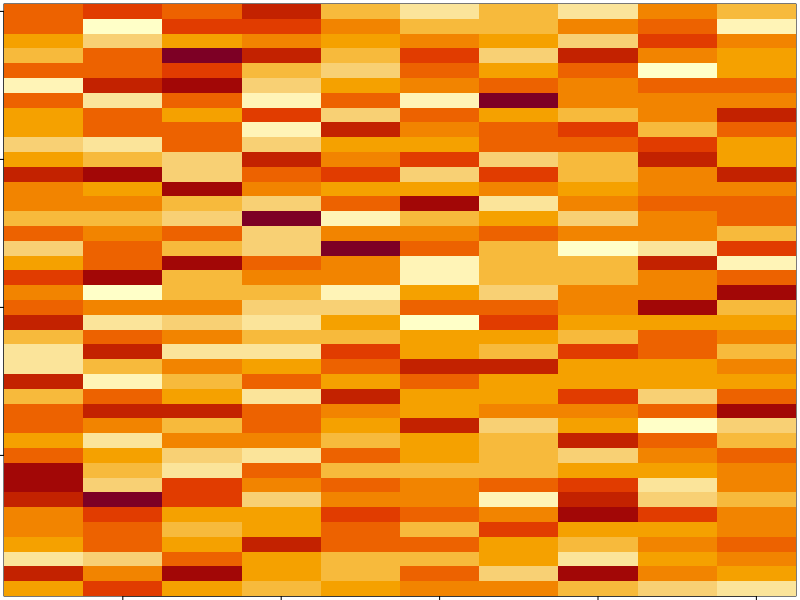
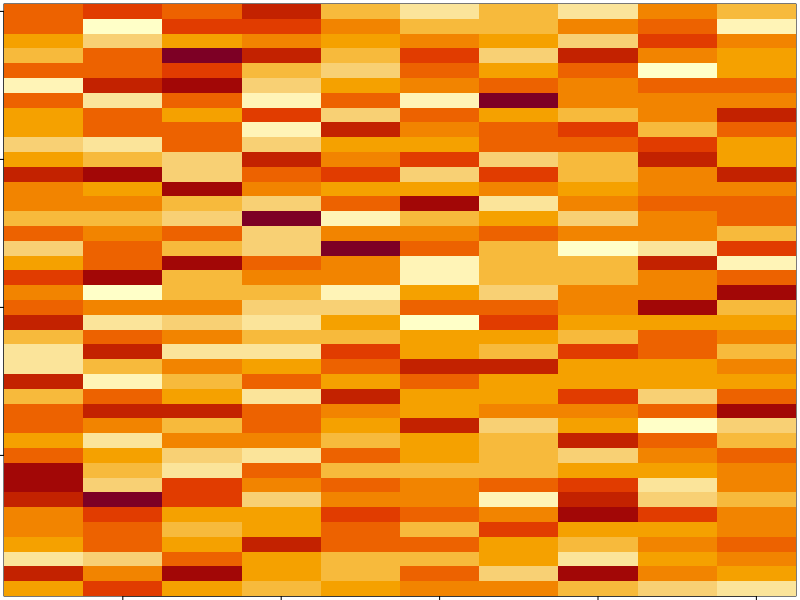
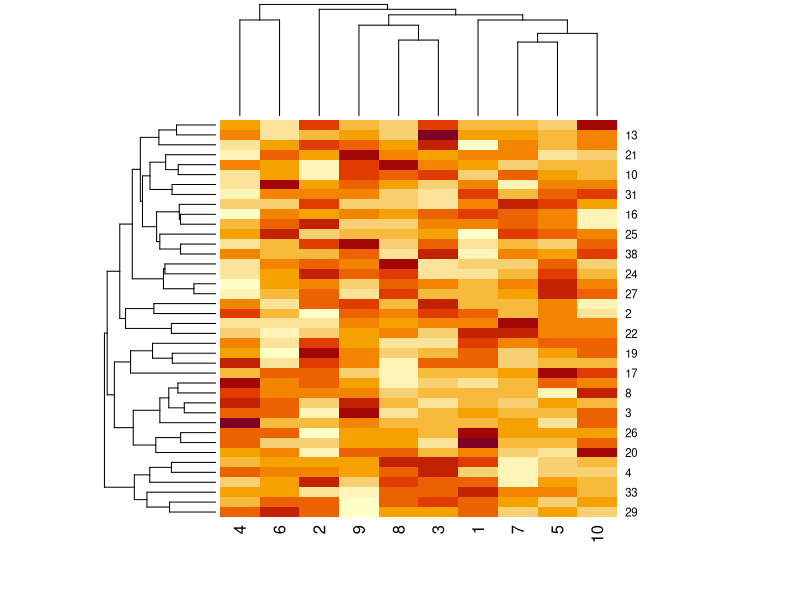
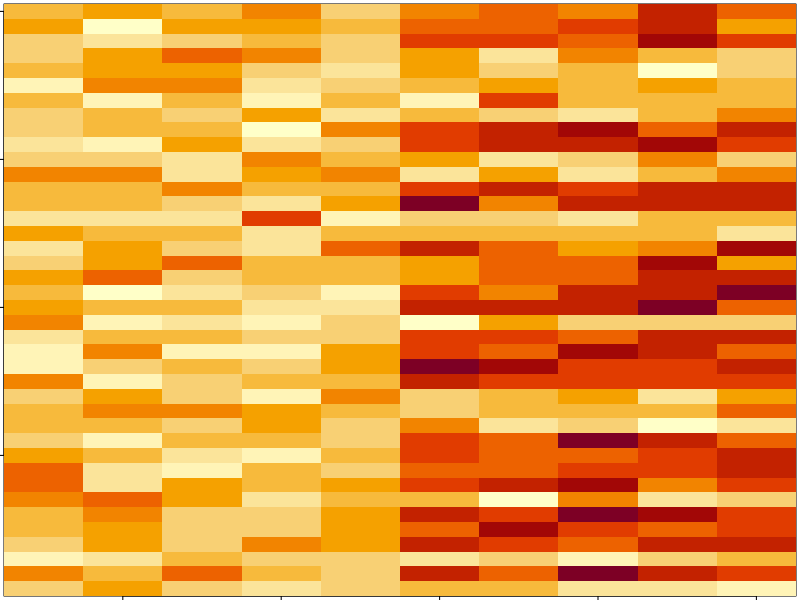
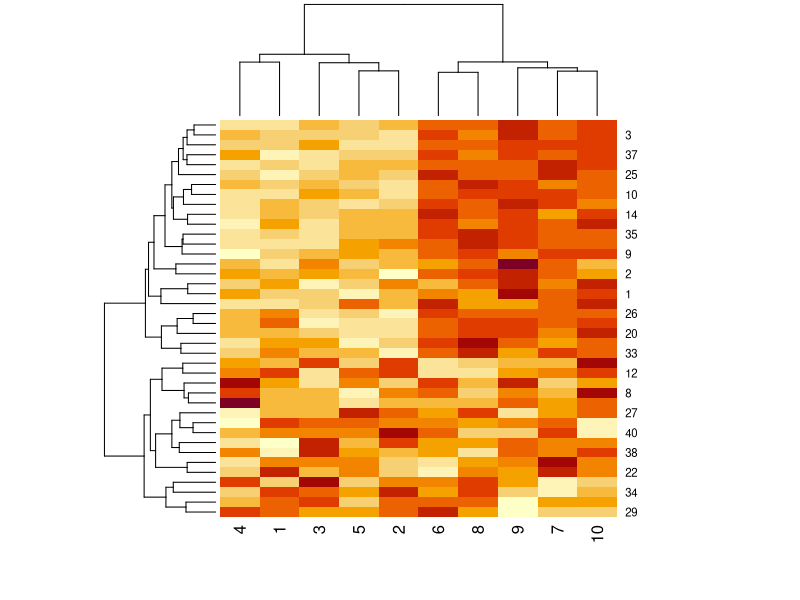
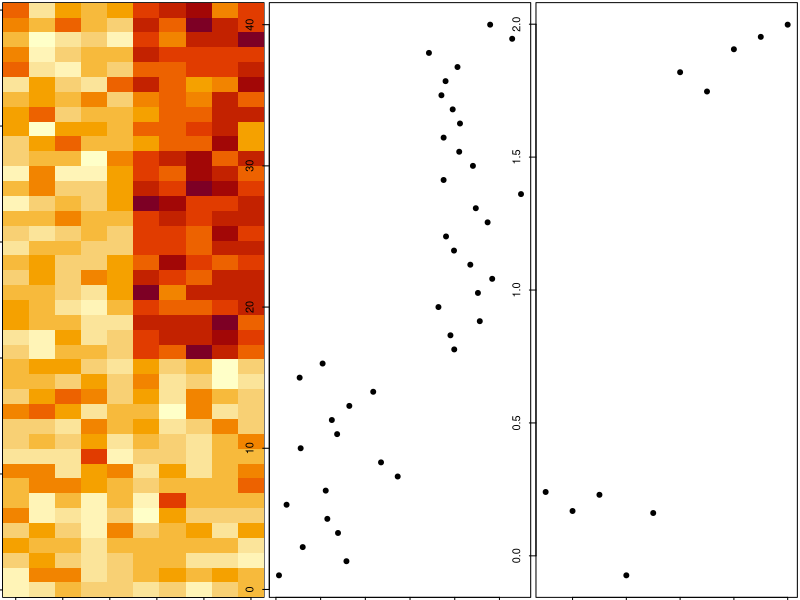

Source code (R) for these figures, in order:
set.seed(12345)
help(par)
par(mar=rep(0.2,4))
data_Matrix <- matrix(rnorm(400),nrow=40)
image(1:10,1:40,t(data_Matrix)[,nrow(data_Matrix):1])


# creating a matrix data with random numbers
# and plotting the matrix using the image() function
# you will see that there it does not have a real pattern in the plot
set.seed(12345)
par(mar = rep(0.2,4))
data_Matrix <- matrix(rnorm(400), nrow=40)
image(1:10, 1:40, t(data_Matrix)[,nrow(data_Matrix):1])

# now we can run a hierarchical cluster analysis on the dataset
# we will use the heatmap() function that is available in R
help("heatmap") # read the documentation for the heatmap function that is available in RStudio
# Read the documentation for rep()
help(rep)

par(mar=rep(0.2,4))
heatmap(data_Matrix)
#When we run the heatmap() here, we get the dendograms printed on both the columns and the rows and still there is no real immerging pattern that is interesting to us
# It is because there is no real interesting pattern underlying in the data we generated

#Now we will add a pattern to the data by doing a random coin flip
#We will use the rbinom() function along with a for-loop
help("rbinom")

set.seed(678910)
for(i in 1:40){
  #flipping a coin and getting the data
  coin_Flip <- rbinom(1,size=1,prob=0.5)
  #if the coin is "Heads", add a common pattern to that row
  if(coin_Flip){
    data_Matrix[i, ] <- data_Matrix[i, ] + rep(c(0,3), each = 5)
  }
}

# Now we will plot the data
# Now we can see that the right hand five columns have more yellow in them
# which means they have a higher value and the left hand five columns that are little bit more red in color which means they have a lower value
# it is because some of the rows have a mean of three in the right hand side
# and some of the rows have mean of zero. Now we have introduced some pattern to it
par(mar=rep(0.2,4))
image(1:10, 1:40, t(data_Matrix)[, nrow(data_Matrix):1])

# Now we will run the heatmap() function on the data, we can see that two
# sets of columns are easily separated
par(mar=rep(0.2, 4))
heatmap(data_Matrix)

# Let's take a closer look at the patterns in rows and columns by looking at the marginal
# means of the rows and columns.
# ten different columns mean and forty different rows means
hh <- hclust(dist(data_Matrix))
data_Matrix_Ordered <- data_Matrix[hh$order,]
par(mfrow = c(1,3))
image(t(data_Matrix_Ordered)[, nrow(data_Matrix_Ordered):1])
plot(rowMeans(data_Matrix_Ordered), 40:1,xlab="The Row Mean", ylab = "Row", pch=19)
plot(colMeans(data_Matrix_Ordered),xlab = "Column",ylab = "Column Mean", pch=19)

# left plot has the original data reordered according to the hierarchical cluster analysis
# of the rows
# Middle plot has the mean of the rows. (there are 40 rows and therefore 40 dots representing the mean)
# right hand side plot has the means of each column (there are 10 columns and therefore 10 dots representing the mean)
